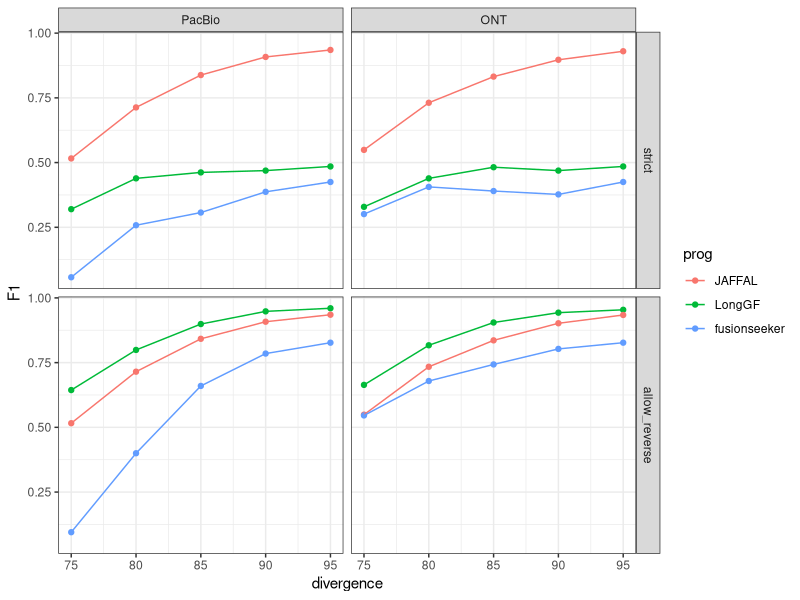
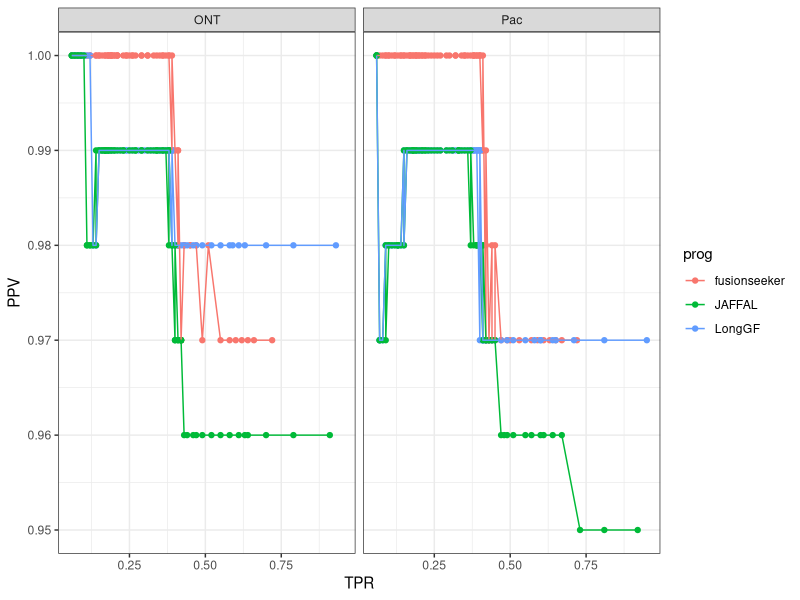
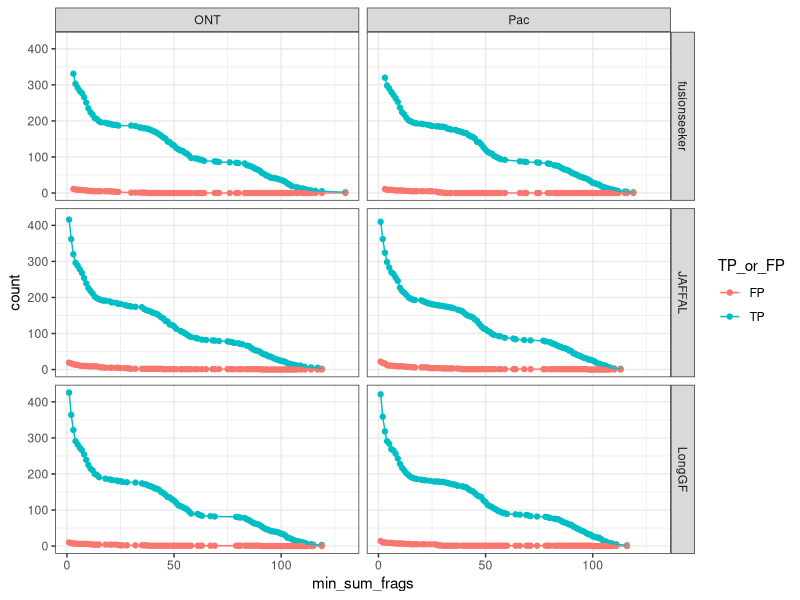
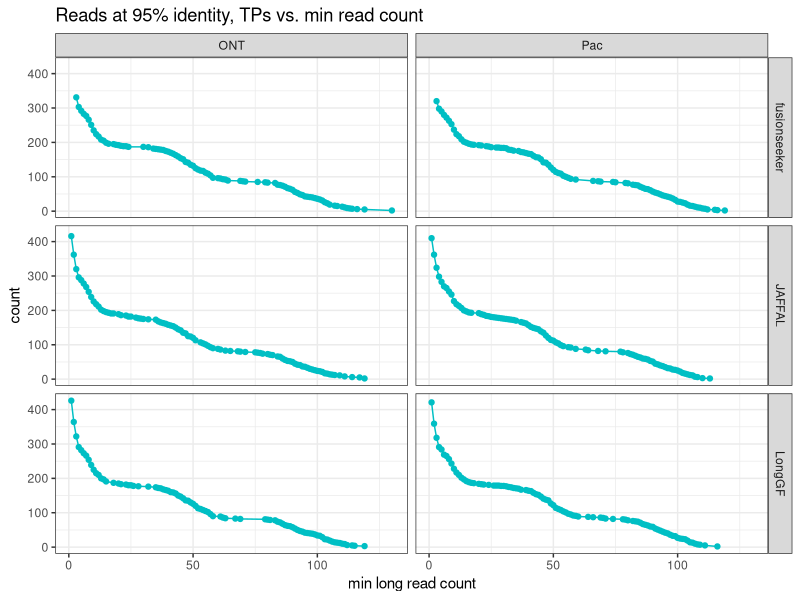
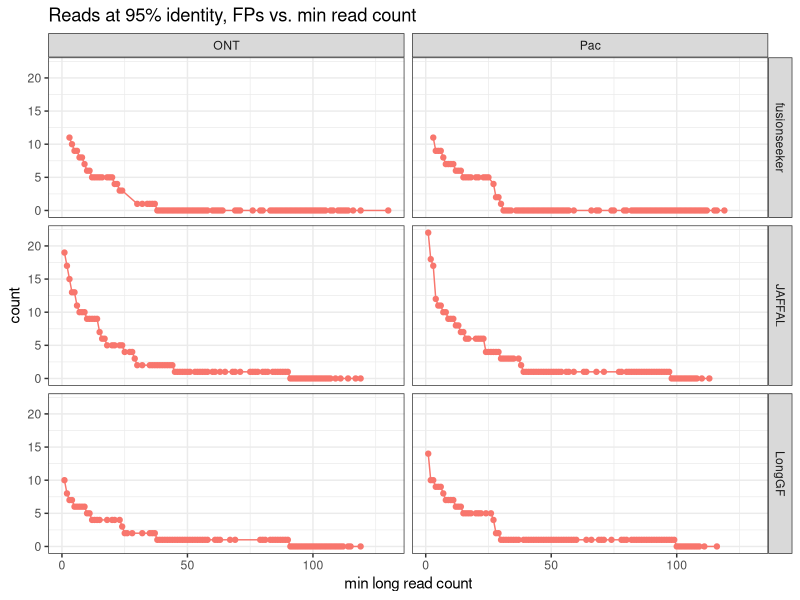
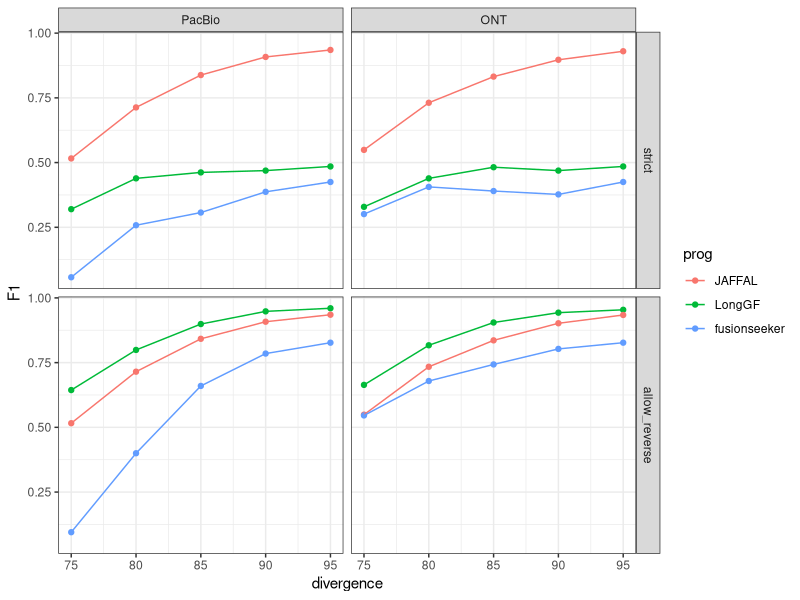

R code for these plots, in order:
## ---- chunk 1
knitr::opts_chunk$set(echo = TRUE)
library(tidyverse)
## ---- chunk 2

# parse accuracy statistics from benchmarking:

strict_results = read.table("data/strict.combined_results.ROC.tsv", header=T, sep="\t", stringsAsFactors = F)
strict_results$analysisType="strict"

allow_reverse_results = read.table("data/allow_reverse.combined_results.ROC.tsv", header=T, sep="\t", stringsAsFactors = F)
allow_reverse_results$analysisType="allow_reverse"



data = bind_rows(strict_results,
                 allow_reverse_results)


data = data %>% filter(prog %in% c(
                                   'pbfusion',
                                   'fusionseeker',
                                   'LongGF',
                                   'JAFFAL',
                                   'ctat-LR-fusion')
                       )


# extract the maximum F1 value for each program and target data set: 

max_F1_data = data %>% group_by(analysisType, prog, seqtype, divergence) %>% 
    arrange(desc(F1)) %>% filter(row_number() == 1) %>% ungroup()


# rank programs 

ranked_progs = max_F1_data  %>% group_by(prog) %>% summarize(mean_F1 = mean(F1)) %>% arrange(desc(mean_F1))

max_F1_data$prog = factor(max_F1_data$prog, levels=ranked_progs$prog)

max_F1_data$analysisType = factor(max_F1_data$analysisType, levels=c('strict', 'allow_reverse'))

max_F1_data = max_F1_data %>% mutate(seqtype = ifelse(seqtype == "Pac", "PacBio", seqtype))


max_F1_data$seqtype = factor(max_F1_data$seqtype, levels=c("PacBio", "ONT"))


## ---- chunk 3

p_linepoint = max_F1_data %>% 
    filter(analysisType %in% c('strict', 'allow_reverse')) %>%
    ggplot() + theme_bw() +
    geom_point(aes(x=divergence, y=F1, color=prog)) +
    geom_line(aes(x=divergence, y=F1, group=prog, color=prog)) +
    facet_grid(vars(analysisType), vars(seqtype))


p_linepoint

## ---- chunk 4

ggsave(p_linepoint, filename="jaffal_simdata_accuracy.paperfig.svg", width=8, height=7)

## ---- chunk 5

data %>% filter(analysisType == "allow_reverse") %>% 
         filter(divergence == 95) %>%
         filter(TPR > 0.05) %>%
    ggplot(aes(x=TPR, y=PPV)) + geom_point(aes(color=prog)) + 
    geom_line(aes(groups=prog, color=prog)) +
    theme_bw() + 
    facet_wrap(~seqtype)


## ---- chunk 6

data %>% filter(analysisType == "allow_reverse") %>% 
         filter(divergence == 95) %>%
         #filter(TPR > 0.05) %>%
         select(seqtype, prog, min_sum_frags, TP, FP) %>% gather(key='TP_or_FP', value='count', TP, FP) %>%
    ggplot(aes(x=min_sum_frags, y=count)) + geom_point(aes(color=TP_or_FP)) + geom_line(aes(groups=prog, color=TP_or_FP)) +
    #geom_line(aes(groups=prog, color=prog)) +
    theme_bw() + 
    # facet_wrap(~seqtype)
    facet_grid(vars(prog), vars(seqtype))


## ---- chunk 7


data %>% filter(analysisType == "allow_reverse") %>% 
         filter(divergence == 95) %>%
         #filter(TPR > 0.05) %>%
         select(seqtype, prog, min_sum_frags, TP, FP) %>% gather(key='TP_or_FP', value='count', TP, FP) %>%
    filter(TP_or_FP == 'TP') %>%
   
    ggplot(aes(x=min_sum_frags, y=count)) + geom_point(color='#00BFC4') + geom_line(aes(groups=prog), color='#00BFC4') +
    #geom_line(aes(groups=prog, color=prog)) +
    theme_bw() + 
    # facet_wrap(~seqtype)
    facet_grid(vars(prog), vars(seqtype)) + 
    xlab("min long read count") +
    ggtitle("Reads at 95% identity, TPs vs. min read count")


## ---- chunk 8


data %>% filter(analysisType == "allow_reverse") %>% 
         filter(divergence == 95) %>%
         #filter(TPR > 0.05) %>%
         select(seqtype, prog, min_sum_frags, TP, FP) %>% gather(key='TP_or_FP', value='count', TP, FP) %>%
    filter(TP_or_FP == 'FP') %>%
   
    ggplot(aes(x=min_sum_frags, y=count)) + geom_point(color='#F8766D') + geom_line(aes(groups=prog), color='#F8766D') +
    #geom_line(aes(groups=prog, color=prog)) +
    theme_bw() + 
    # facet_wrap(~seqtype)
    facet_grid(vars(prog), vars(seqtype)) + 
    xlab("min long read count") +
    ggtitle("Reads at 95% identity, FPs vs. min read count")
